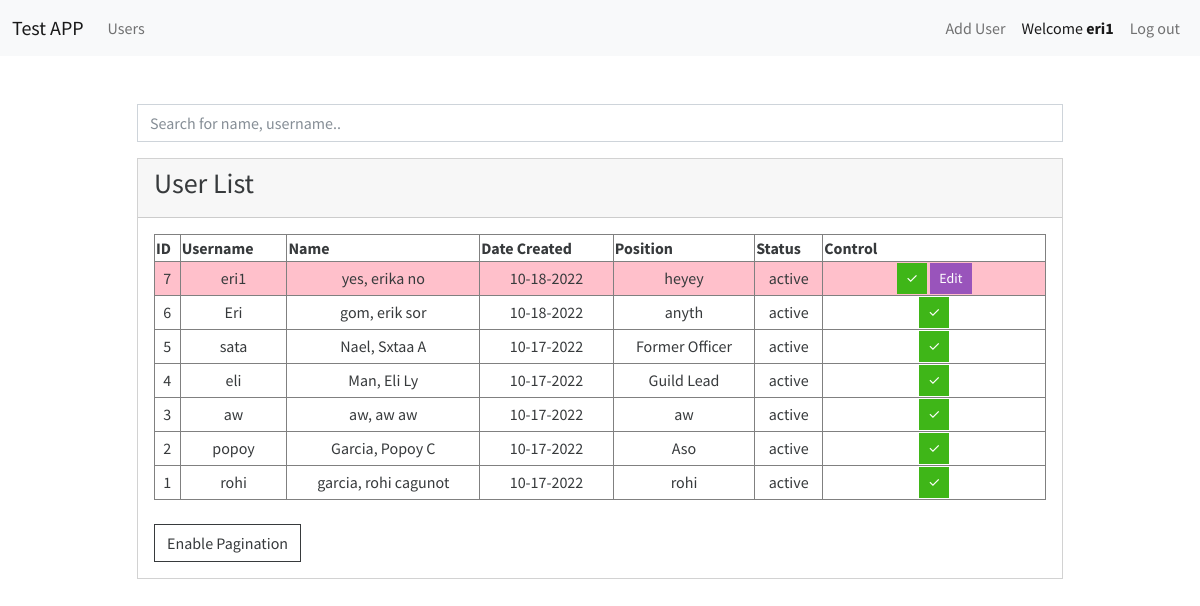
The page /index.php (signed in) on the database its author committed.
### tables this page shows
CREATE TABLE `user` (
  `id` int(11) NOT NULL,
  `username` varchar(20) NOT NULL,
  `emailaddress` varchar(30) NOT NULL,
  `password` varchar(255) NOT NULL,
  `firstname` varchar(20) NOT NULL,
  `middlename` varchar(30) NOT NULL,
  `lastname` varchar(30) NOT NULL,
  `address` varchar(100) NOT NULL,
  `company` varchar(30) NOT NULL,
  `contactnumber` varchar(15) NOT NULL,
  `position` varchar(20) NOT NULL,
  `active` varchar(10) NOT NULL DEFAULT 'active',
  `added` timestamp NOT NULL DEFAULT current_timestamp(),
  `super_user` tinyint(1) NOT NULL DEFAULT 0
);

### class/Session.php (called while the page is built, shortened)
<?php
class Session{
  public static function get($key){
    if (isset($_SESSION[$key])) {
      return $_SESSION[$key];
    }else{
      return false;
    }
  }
}
?>

### class/Users.php (called while the page is built, shortened)
<?php
include 'Database.php';
include_once 'Session.php';
class Users{
  private $db;
  public function __construct(){
    $this->db = new Database();
  }
  public function selectAllUserData(){
    $sql = "SELECT * FROM user ORDER BY id DESC";
    $stmt = $this->db->pdo->prepare($sql);
    $stmt->execute();
    return $stmt->fetchAll(PDO::FETCH_OBJ);
  }
}

### class/Database.php (called while the page is built, shortened)
<?php
class  Database{
  public $pdo;
  public function __construct(){
    if (!isset($this->pdo)) {
      try {
        $link = new PDO('mysql:host='.DB_HOST.'; dbname='.DB_NAME, DB_USER, DB_PASS);
        $link->setAttribute(PDO::ATTR_ERRMODE, PDO::ERRMODE_EXCEPTION);
        $link->exec("SET CHARACTER SET utf8");
        $this->pdo  =  $link;
      } catch (PDOException $e) {
        die("Connection error...".$e->getMessage());
      }
    }
  }
}

### index.php (the view, shortened to what this page needs)
<?php
include 'base/head.php';
    ?>
<?php
if(isset($_GET['page'])){
    $page = $_GET['page'];
}else{
    $page = 1;
}
?>
<div class="container mt-5">
    <div class="row justify-content-center">
        <div class="col-lg-10">
            <div class="input-group mb-3">
                <input type="text" class="form-control" id="myInput" onkeyup="myFunction()" placeholder="Search for name, username..">
            </div>
            <div class="card ">
                <div class="card-header">
                    <h3>User List</h3>
                </div>
                <div class="card-body pr-2 pl-2 " id="pagination_data">
                        <?php
                        if(isset($_GET['page']) == True){
                            $allUser = $users->selectUsersByPage($page);
                            $totalPage = $users->totalPage();
                        }else{
                            $allUser = $users->selectAllUserData();
                        }
                        if ($allUser) {
                            ?><table id="myTable" class="table-responsive table-striped table-bordered" style="width:100%">
                            <thead>
                            <tr>
                                <th>ID</th>
                                <th>Username</th>
                                <th>Name</th>
                                <th>Date Created</th>
                                <th>Position</th>
                                <th>Status</th>
                                <th width='25%'>Control</th>
                            </tr>
                            </thead>
                            <tbody><?php
                            foreach ($allUser as  $value) {
                            ?>
                            <tr class="text-center"
                            <?php
                            if (Session::get("id") == $value->id) {
                                echo "style='background:pink' ";
                            } ?>
                            <td></td>
                            <td><?php echo $value->id; ?></td>
                            <td><?php echo $value->username; ?></td>
                            <td><?php echo $value->lastname . ", " . $value->firstname . " " . $value->middlename; ?> <br>
                            <td><?php echo date("m-d-Y",strtotime($value->added));  ?></td>
                            <td><?php echo $value->position; ?></td>
                            <td><?php echo $value->active;?></td>
                            <td>
                                <button class="btn btn-success btn-sm" href="?id=<?php echo $value->id;?>" data-bs-toggle="modal" data-bs-target="#myModal<?php echo $value->id;?>">✓</button>
                        <?php   if ( Session::get("super_user") == '1') {?>
                                    <a class="btn btn-info btn-sm " href="profile.php?id=<?php echo $value->id;?>">Edit</a>
                                    <button type="button" class="btn btn-danger btn-sm" data-bs-toggle="modal" data-bs-target="#delete<?php echo $value->id;?>">
                                        Delete
                                    </button>
                                    <?php if ($value->active == 'active') {  ?>
                                        <a onclick="return confirm('Are you sure To Deactive ?')" class="btn btn-warning
                                        <?php
                                        if (Session::get("id") == $value->id) {
                                            echo "disabled";
                                        } ?>
                                        btn-sm " href="?deactive=<?php echo $value->id;?>">Deact</a>
                                    <?php }elseif($value->active == 'inactive'){?>
                                        <a onclick="return confirm('Are you sure To Active ?')" class="btn btn-secondary
                                        <?php
                                        if (Session::get("id") == $value->id) {
                                            echo "disabled";
                                        } ?>
                                        btn-sm " href="?active=<?php echo $value->id;?>">Activate</a>
                                        <?php } ?>
                        <?php  }elseif(Session::get("id") == $value->id  && Session::get("super_user") !== '0'){ ?>
                                    <a class="btn btn-info btn-sm " href="profile.php?id=<?php echo $value->id;?>">Edit</a>
                                    <?php
                                } ?>
                            </td>
                            </tr>
                        <?php }}else{ ?>
                            <tr class="text-center">
                            <td>No user availabe now !</td>
                        </tr>
                        <?php } ?>
                        </tbody>
                    </table>
                    <nav aria-label="Page navigation">
                        <?php
                        if(isset($_GET['page'])){?>
                            <ul class="pagination mt-4">
                                <li class="page-item <?php if($page <= 1){ echo 'disabled'; } ?>">
                                    <a class="page-link" href="index.php?page=<?=$page-1?>">Previous</a>
                                </li>
                                <?php
                                    for($i = 1; $i <= $totalPage; $i++)
                                    {
                                        ?>
                                        <li class="page-item <?php if($i == $page){echo 'active';}?>">
                                            <a class="page-link" href="index.php?page=<?=$i?>"><?=$i?></a>
                                        </li>
                                        <?php
                                    }
                                ?>
                                <li class="page-item <?php if($page >= $totalPage){ echo 'disabled'; } ?>">
                                    <a class="page-link" href="index.php?page=<?=$page+1?>">Next</a>
                                </li>
                                <li class="page-item">
                                    <a class="btn btn-outline-dark" href="index.php">Disable Pagination</a>
                                </li>
                            </ul>
                        <?php }else{?>
                           <a class="btn btn-outline-dark mt-4" href="index.php?page=1">Enable Pagination</a>
                        <?php
                        }?>
                    </nav>
                </div>
            </div>
        </div>
    </div>
</div>
<?php
include 'base/foot.php';
?>

### base/head.php (shortened to what this page needs)
<?php
include_once './class/Session.php';
include './class/Users.php';
$users = new Users();
?>
<!DOCTYPE html>
<html lang="en">
<head>
    <link rel="stylesheet" href="https://cdnjs.cloudflare.com/ajax/libs/font-awesome/6.2.0/css/all.min.css">
    <link rel="stylesheet" href="./css/style.css">
  <nav class="navbar navbar-expand-lg navbar-light bg-light">
  <div class="container-fluid">
    <a class="navbar-brand" href="#">Test APP</a>
    <div class="collapse navbar-collapse" id="navbarColor03">
      <ul class="navbar-nav me-auto">
        <li class="nav-item">
          <a class="nav-link" href="./index.php">Users</a>
        </li>
      </ul>
      <?php
      if(Session::get('logged') == TRUE){?>
      <ul class="navbar-nav ms-md-auto">
        <li class="nav-item">
          <a class="nav-link" href="register.php">Add User</a>
        </li>
        <li class="nav-item">
          <a class="nav-link active">Welcome <strong> <?php echo Session::get('username')?></strong></a>
        </li>
        <li>
        <li class="nav-item">
          <a name="logout" class="nav-link" href="?action=logout">Log out</a>
        </li>
      </ul>
      <?php
      }?>
    </div>
  </div>
</nav>
</head>
<body>

### base/foot.php (shortened to what this page needs)
</body>
</html>

### rows shown on the page
user: id "7", username "eri1", lastname "yes", firstname "erika", middlename "no", added "10-18-2022", position "heyey", active "active"
user: id "6", username "Eri", lastname "gom", firstname "erik", middlename "sor", added "10-18-2022", position "anyth", active "active"
user: id "5", username "sata", lastname "Nael", firstname "Sxtaa", middlename "A", added "10-17-2022", position "Former Officer", active "active"
user: id "4", username "eli", lastname "Man", firstname "Eli", middlename "Ly", added "10-17-2022", position "Guild Lead", active "active"
user: id "3", username "aw", lastname "aw", firstname "aw", middlename "aw", added "10-17-2022", position "aw", active "active"
user: id "2", username "popoy", lastname "Garcia", firstname "Popoy", middlename "C", added "10-17-2022", position "Aso", active "active"
user: id "1", username "rohi", lastname "garcia", firstname "rohi", middlename "cagunot", added "10-17-2022", position "rohi", active "active"

### other values the page prints
Session::get('username') "eri1"
